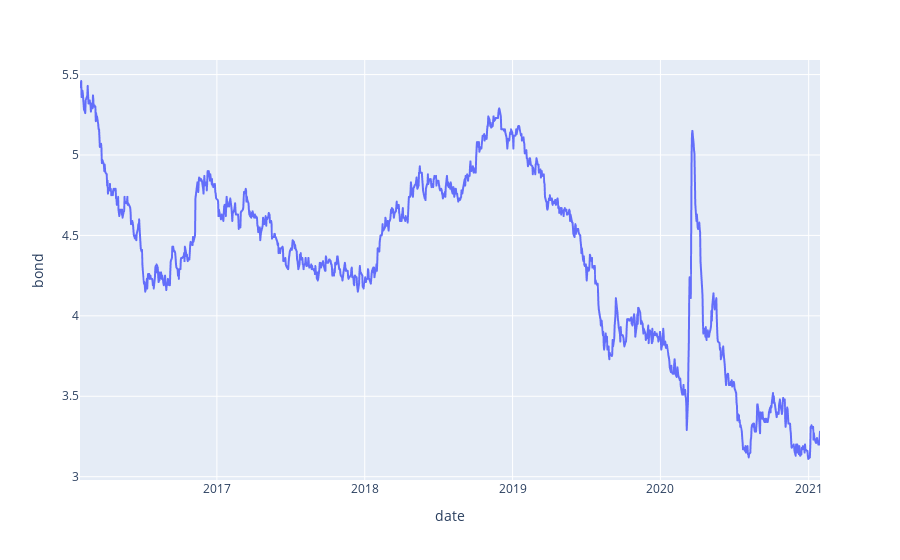

The notebook cell this image was saved under:
### Code cell
moodys_a.plot.line('date','bond')

### Figure 1 — Plotly figure (JSON) as saved in the notebook; plotly's stock layout.template omitted (floating-point values rounded to 4 significant figures; data arrays with more than 128 entries replaced by an {"elided": "..."} marker saying what was removed)
{"data": [{"hovertemplate": "date=%{x}<br>bond=%{y}<extra></extra>", "legendgroup": "", "line": {"color": "#636efa", "dash": "solid"}, "mode": "lines", "name": "", "showlegend": false, "type": "scattergl", "x": {"elided": "1252 str values"}, "xaxis": "x", "y": {"elided": "1252 float values"}, "yaxis": "y"}], "layout": {"legend": {"tracegroupgap": 0}, "margin": {"t": 60}, "xaxis": {"anchor": "y", "domain": [0, 1], "title": {"text": "date"}}, "yaxis": {"anchor": "x", "domain": [0, 1], "title": {"text": "bond"}}}}
